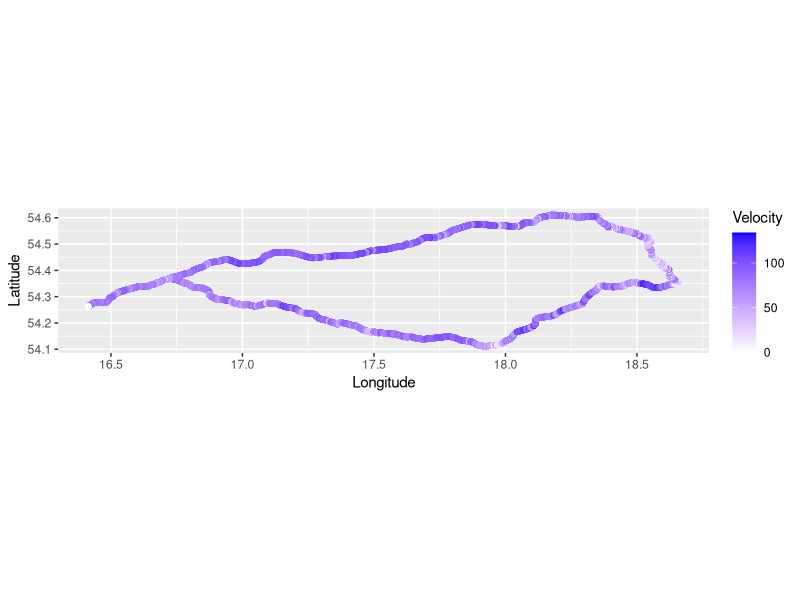

Reproduce this figure in R.
library(dplyr)
library(ggplot2)

d1 <- read.csv("20160716123101.csv")
d2 <- read.csv("20160716163834.csv")
d3 <- read.csv("20160716200736.csv")
df <- rbind.data.frame(d1, d2, d3)
df <- df[complete.cases(df),]

df %>% write.csv(.,file = "df_20160716123101.csv")

qplot(Longitude, Latitude, data=df, colour=Velocity) + scale_colour_gradient(low="white", high="blue") + coord_fixed(ratio = 1)
